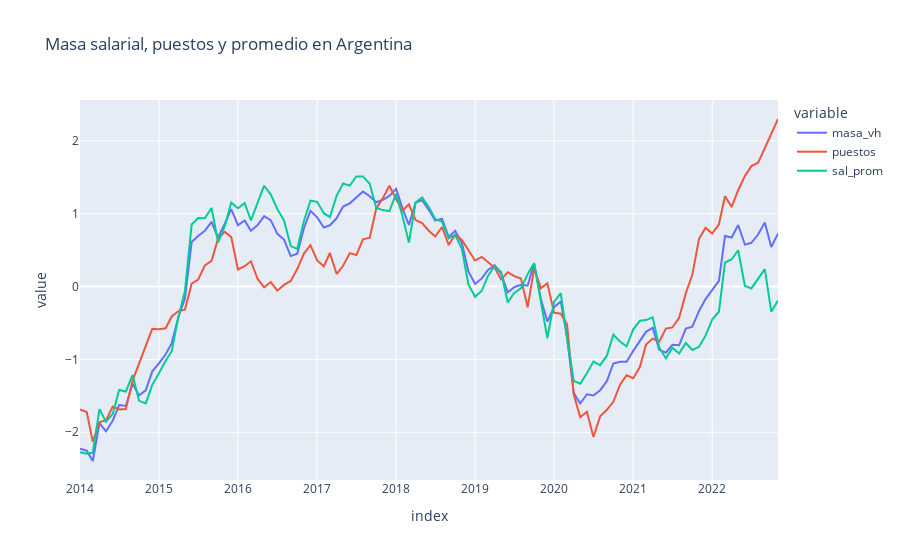

Notebook cell for this chart:
### Code cell
px.line(sal_esc, x = sal_esc.index, y = ['masa_vh', 'puestos', 'sal_prom'], title = 'Masa salarial, puestos y promedio en Argentina')
